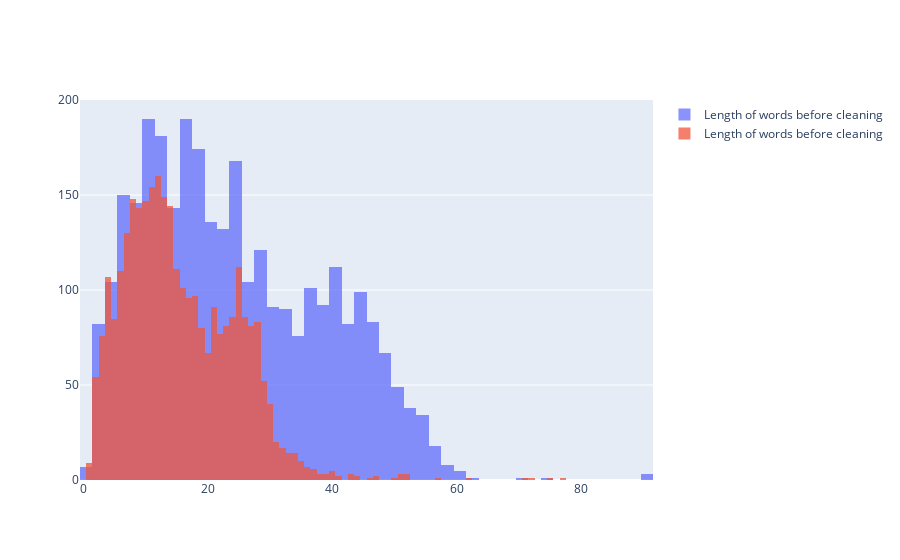

The notebook cell saved with this chart:
### Code cell
fig = go.Figure()
fig.add_histogram(x=df_hist_word["before_cleaning"], name = "Length of words before cleaning")
fig.add_histogram(x=df_hist_word["after_cleaning"], name = "Length of words before cleaning")
# Overlay both histograms
fig.update_layout(barmode='overlay')
# Reduce opacity to see both histograms
fig.update_traces(opacity=0.75)
fig.show()

### Figure 1 — Plotly figure (JSON) as saved in the notebook; plotly's stock layout.template omitted (floating-point values rounded to 4 significant figures; data arrays with more than 128 entries replaced by an {"elided": "..."} marker saying what was removed)
{"data": [{"name": "Length of words before cleaning", "opacity": 0.75, "type": "histogram", "x": {"elided": "3079 int values"}}, {"name": "Length of words before cleaning", "opacity": 0.75, "type": "histogram", "x": {"elided": "3079 int values"}}], "layout": {"barmode": "overlay"}}
